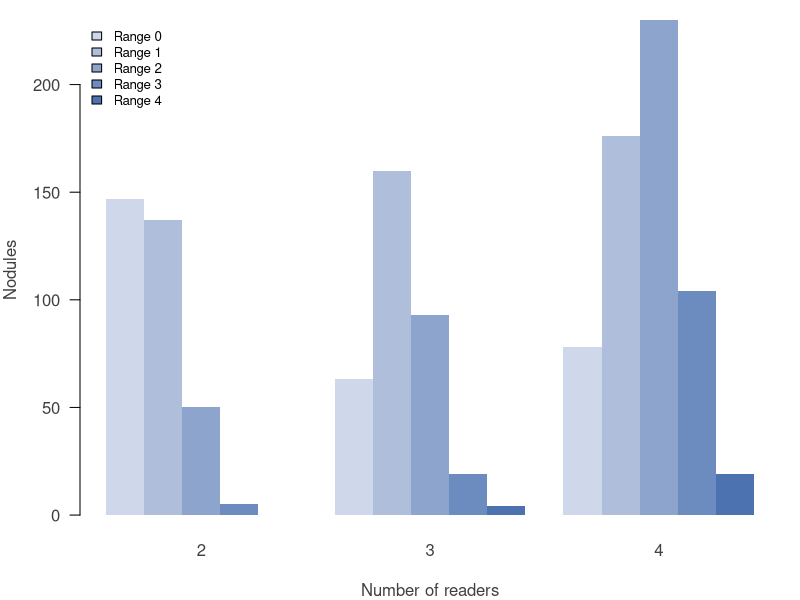

Write R code to recreate this figure.
# Run from the repository root:
#   Rscript codes/plots/data-description/reader-agreement.R

nod <- read.csv("data/processed/nodules_train.csv", stringsAsFactors = FALSE)

BLUE <- "#4c72b0"

n <- rowSums(nod[paste0("C", 1:5)])
multi <- n >= 2
rng <- apply(nod[paste0("R", 1:4)], 1, function(r) diff(range(r, na.rm = TRUE)))
rng_tab <- table(n_readers = n[multi], range = factor(rng[multi], levels = 0:4))

pdf("codes/plots/data-description/reader-agreement.pdf", width = 7, height = 4)
par(mar = c(4, 4, 1, 1), las = 1, col.axis = "grey25", col.lab = "grey25")
barplot(t(rng_tab), beside = TRUE, col = colorRampPalette(c("#cfd8ea", BLUE))(5),
        border = NA, xlab = "Number of readers", ylab = "Nodules",
        legend.text = paste("Range", 0:4),
        args.legend = list(x = "topleft", bty = "n", cex = 0.8))
invisible(dev.off())
